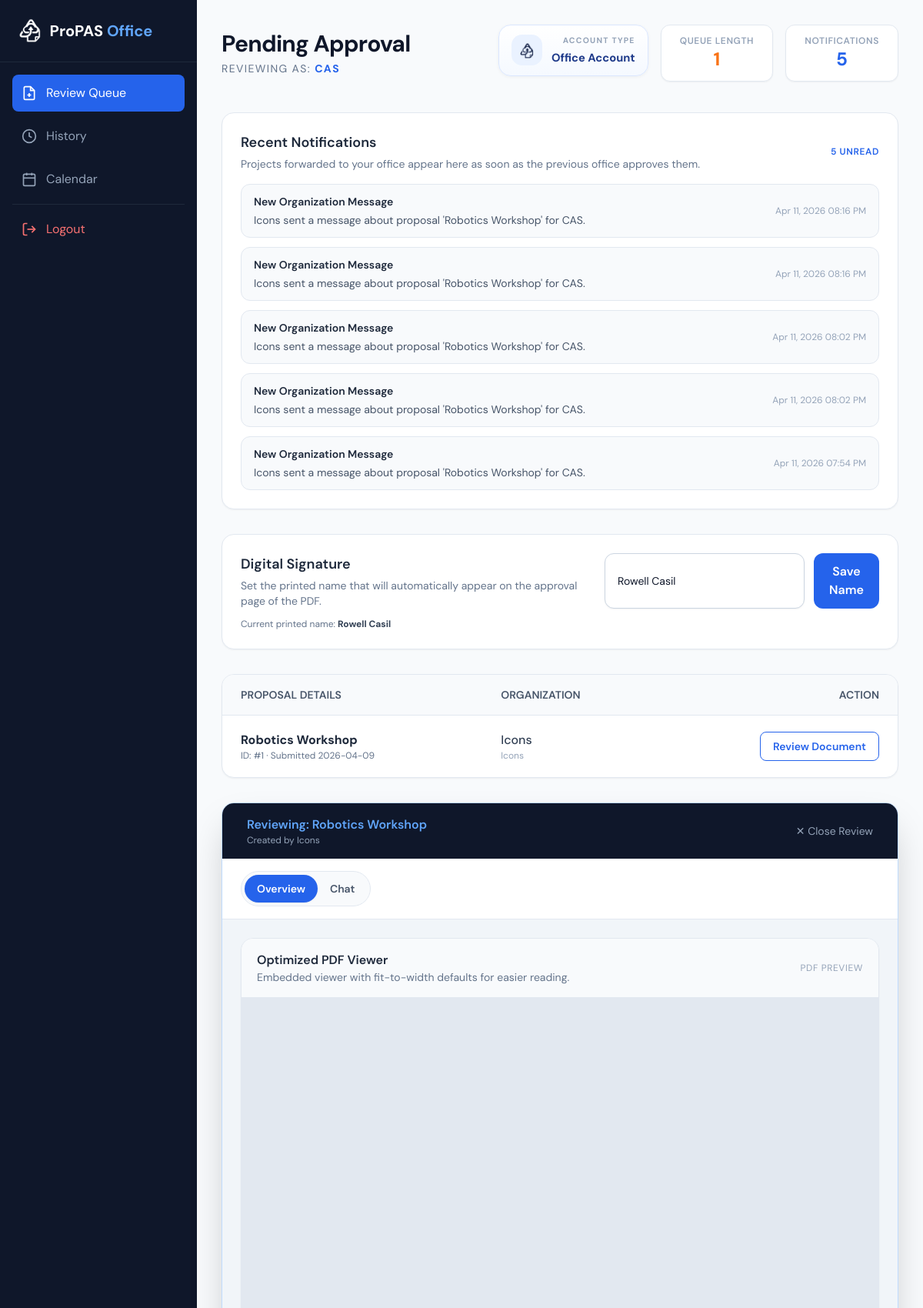
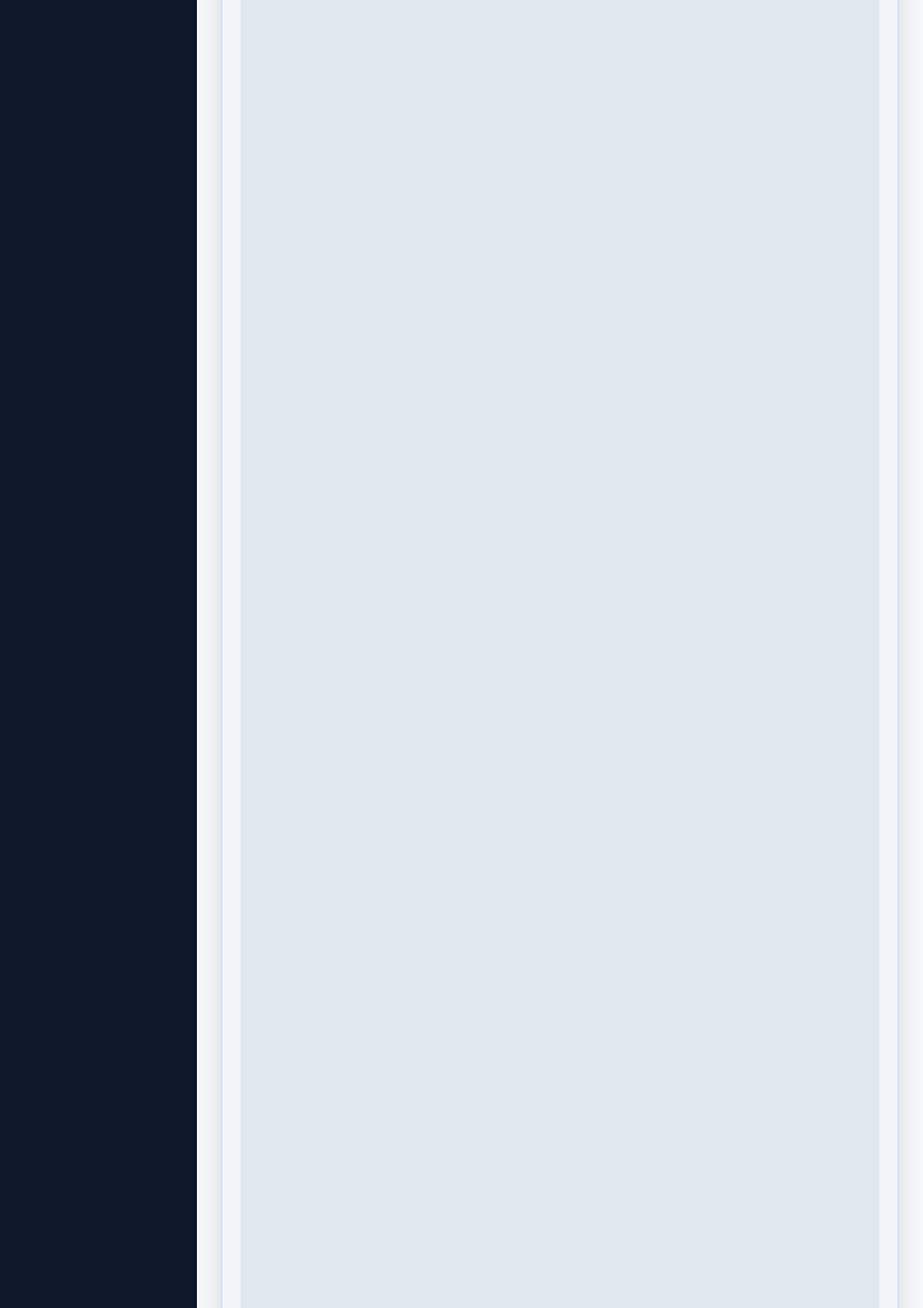
The page /office-home/1 (signed in, upper part) on the database its author committed (2 pictures, top to bottom).
### models.py (models this page shows)
class User(UserMixin, db.Model):
    __tablename__ = 'accounts'
    id = db.Column(db.Integer, primary_key=True)
    username = db.Column(db.String(80), unique=True, nullable=False)
    password_hash = db.Column(db.String(256))
    account_type = db.Column(db.String(20))  # 'Org', 'Office', or 'Admin'
    profile_data = db.Column(MutableDict.as_mutable(db.JSON), default=dict)
    proposals = db.relationship('Proposal', backref='creator', lazy=True)
    notifications = db.relationship('Notification', backref='recipient', lazy=True)

class Notification(db.Model):
    __tablename__ = 'notifications'
    id = db.Column(db.Integer, primary_key=True)
    recipient_id = db.Column(db.Integer, db.ForeignKey('accounts.id'), nullable=False)
    proposal_id = db.Column(db.Integer, db.ForeignKey('proposals.id'), nullable=False)
    title = db.Column(db.String(150), nullable=False)
    message = db.Column(db.Text, nullable=False)
    notification_type = db.Column(db.String(30), default='info')
    is_read = db.Column(db.Boolean, default=False)
    created_at = db.Column(db.DateTime, default=datetime.utcnow)
    proposal = db.relationship('Proposal', backref=db.backref('notifications', lazy=True))

class Proposal(db.Model):
    __tablename__ = 'proposals'
    id = db.Column(db.Integer, primary_key=True)
    title = db.Column(db.String(200), nullable=False)
    status = db.Column(db.String(20), default='PENDING')
    version_number = db.Column(db.Integer, default=1)
    file_path = db.Column(db.String(300))
    proposal_data = db.Column(db.JSON)
    current_step_id = db.Column(db.Integer, db.ForeignKey('approval_steps.id'))
    creator_id = db.Column(db.Integer, db.ForeignKey('accounts.id'))
    created_at = db.Column(db.DateTime, default=datetime.utcnow)

### routes/office.py (the view, shortened to what this page needs)
@office_bp.route('/office-home', methods=['GET', 'POST'])
@office_bp.route('/office-home/<int:review_id>', methods=['GET', 'POST'])
@login_required
def review(review_id=None):
    my_step = ApprovalStep.query.filter(ApprovalStep.name.ilike(current_user.username)).first()
    if not my_step:
        flash("Account not linked to a valid approval step.", "danger")
        return redirect(url_for('auth.signin'))
    proposals = Proposal.query.filter_by(current_step_id=my_step.id).all()
    notifications = Notification.query.filter_by(recipient_id=current_user.id).order_by(Notification.created_at.desc()).limit(5).all()
    unread_notifications = Notification.query.filter_by(recipient_id=current_user.id, is_read=False).count()
    selected = db.session.get(Proposal, review_id) if review_id else None
    selected_messages = _conversation_messages(selected.id) if selected else []
    active_tab = request.args.get('tab', 'overview')
    if active_tab not in {'overview', 'chat'}:
        active_tab = 'overview'
    return render_template(
        'office_home.html',
        proposals=proposals,
        selected_proposal=selected,
        selected_messages=selected_messages,
        active_tab=active_tab,
        username=current_user.username,
        pending_count=len(proposals),
        printed_name=_get_printed_name(current_user),
        notifications=notifications,
        unread_notifications=unread_notifications,
    )

### templates/office_home.html (shortened to what this page needs)
<!DOCTYPE html>
<html lang="en">
<head>
    <script src="https://cdn.tailwindcss.com"></script>
    <link rel="stylesheet" href="{{ url_for('static', filename='css/office_home.css') }}">
</head>
<body class="bg-slate-50 text-slate-900">
    <div class="flex min-h-screen">
        <aside class="w-64 bg-slate-900 text-white hidden md:flex flex-col sticky top-0 h-screen">
            <div class="p-6 text-xl font-bold border-b border-slate-800 flex items-center gap-3">
                <img src="{{ url_for('static', filename='images/Icon.png') }}" class="h-8 w-auto" alt="Logo">
                <span>ProPAS <span class="text-blue-400">Office</span></span>
            </div>
            <nav class="flex-1 p-4 space-y-2">
    <a href="{{ url_for('office.review') }}"
       class="flex items-center gap-3 p-3 {% if not is_history %}bg-blue-600{% else %}text-slate-400 hover:bg-slate-800{% endif %} rounded-lg transition">
        <svg viewBox="0 0 24 24" fill="none" stroke="currentColor" stroke-width="2" class="h-5 w-5"><path d="M14 2H6a2 2 0 0 0-2 2v16a2 2 0 0 0 2 2h12a2 2 0 0 0 2-2V8z"/><polyline points="14 2 14 8 20 8"/><line x1="12" y1="18" x2="12" y2="12"/><line x1="9" y1="15" x2="15" y2="15"/></svg>
        <span>Review Queue</span>
    </a>
    <a href="{{ url_for('office.master_history') }}"
       class="flex items-center gap-3 p-3 {% if is_history %}bg-blue-600{% else %}text-slate-400 hover:bg-slate-800{% endif %} rounded-lg transition">
        <svg viewBox="0 0 24 24" fill="none" stroke="currentColor" stroke-width="2" class="h-5 w-5"><circle cx="12" cy="12" r="10"/><polyline points="12 6 12 12 16 14"/></svg>
        <span>History</span>
    </a>
    <a href="{{ url_for('office.calendar_view') }}"
       class="flex items-center gap-3 p-3 text-slate-400 hover:bg-slate-800 rounded-lg transition">
        <svg viewBox="0 0 24 24" fill="none" stroke="currentColor" stroke-width="2" class="h-5 w-5"><rect x="3" y="4" width="18" height="18" rx="2"/><line x1="16" y1="2" x2="16" y2="6"/><line x1="8" y1="2" x2="8" y2="6"/><line x1="3" y1="10" x2="21" y2="10"/></svg>
        <span>Calendar</span>
    </a>
    <hr class="border-slate-800 my-4">
    <a href="{{ url_for('auth.logout') }}" class="flex items-center gap-3 p-3 text-red-400 hover:bg-red-900/20 rounded-lg transition">
        <svg viewBox="0 0 24 24" fill="none" stroke="currentColor" stroke-width="2" class="h-5 w-5"><path d="M9 21H5a2 2 0 0 1-2-2V5a2 2 0 0 1 2-2h4"/><polyline points="16 17 21 12 16 7"/><line x1="21" y1="12" x2="9" y2="12"/></svg>
        <span>Logout</span>
    </a>
</nav>
        </aside>
        <main class="flex-1 p-8 relative">
            <div class="flex flex-col md:flex-row md:items-center justify-between mb-10">
                <div>
                    <h2 class="text-3xl font-bold tracking-tight">Pending Approval</h2>
                    <p class="text-slate-500 mt-1 uppercase text-sm tracking-widest">Reviewing as: <strong class="text-blue-600">{{ username|upper }}</strong></p>
                </div>
                <div class="mt-4 md:mt-0 flex flex-col sm:flex-row gap-4 sm:items-start">
                    <div class="account-panel">
                        <div class="account-panel__icon">
                            <img src="{{ url_for('static', filename='images/IconBlue.png') }}" alt="ProPAS icon" class="account-panel__icon-img">
                        </div>
                        <div class="account-panel__content">
                            <p class="account-panel__label">Account Type</p>
                            <p class="account-panel__value">Office Account</p>
                        </div>
                    </div>
                    <div class="bg-white px-6 py-3 rounded-xl shadow-sm border border-slate-200 text-center">
                        <p class="text-xs font-semibold text-slate-400 uppercase tracking-wider">Queue Length</p>
                        <p class="text-2xl font-bold text-orange-500">{{ pending_count }}</p>
                    </div>
                    <div class="bg-white px-6 py-3 rounded-xl shadow-sm border border-slate-200 text-center">
                        <p class="text-xs font-semibold text-slate-400 uppercase tracking-wider">Notifications</p>
                        <p class="text-2xl font-bold text-blue-600">{{ unread_notifications }}</p>
                    </div>
                </div>
            </div>
            <div class="bg-white rounded-2xl shadow-sm border border-slate-200 p-6 mb-8">
                <div class="flex items-center justify-between gap-4 mb-4">
                    <div>
                        <h3 class="text-lg font-semibold text-slate-800">Recent Notifications</h3>
                        <p class="text-sm text-slate-500 mt-1">Projects forwarded to your office appear here as soon as the previous office approves them.</p>
                    </div>
                    <span class="text-xs font-semibold uppercase tracking-wider text-blue-600">{{ unread_notifications }} unread</span>
                </div>
                <div class="space-y-3">
                    {% for notification in notifications %}
                    <article class="rounded-xl border border-slate-200 bg-slate-50 px-4 py-3">
                        <div class="flex items-center justify-between gap-4">
                            <div>
                                <p class="text-sm font-semibold text-slate-800">{{ notification.title }}</p>
                                <p class="text-sm text-slate-600 mt-1">{{ notification.message }}</p>
                            </div>
                            <span class="text-xs text-slate-400 whitespace-nowrap">{{ notification.created_at|datetime_ph }}</span>
                        </div>
                    </article>
                    {% else %}
                    <p class="text-sm text-slate-400 italic">No notifications yet.</p>
                    {% endfor %}
                </div>
            </div>
            <div class="bg-white rounded-2xl shadow-sm border border-slate-200 p-6 mb-8">
                <div class="flex flex-col lg:flex-row lg:items-end lg:justify-between gap-5">
                    <div>
                        <h3 class="text-lg font-semibold text-slate-800">Digital Signature</h3>
                        <p class="text-sm text-slate-500 mt-1">Set the printed name that will automatically appear on the approval page of the PDF.</p>
                    </div>
                    <form method="POST" action="{{ url_for('office.update_profile') }}" class="flex flex-col sm:flex-row gap-3 w-full lg:w-auto">
                        <input
                            type="text"
                            name="printed_name"
                            value="{{ printed_name }}"
                            placeholder="Enter printed name"
                            class="min-w-[260px] w-full sm:w-auto bg-white border border-slate-300 rounded-xl px-4 py-3 focus:ring-2 focus:ring-blue-500 outline-none transition text-sm shadow-sm"
                        >
                        <button
                            type="submit"
                            class="inline-flex items-center justify-center px-5 py-3 rounded-xl bg-blue-600 text-white font-semibold hover:bg-blue-700 transition">
                            Save Name
                        </button>
                    </form>
                </div>
                {% if printed_name %}
                <p class="text-xs text-slate-500 mt-3">Current printed name: <strong class="text-slate-700">{{ printed_name }}</strong></p>
                {% endif %}
            </div>
            <div class="bg-white rounded-2xl shadow-sm border border-slate-200 overflow-hidden mb-8">
                <table class="w-full text-left border-collapse">
                    <thead>
                        <tr class="bg-slate-50 border-b border-slate-200">
                            <th class="px-6 py-4 text-sm font-semibold text-slate-600 uppercase">Proposal Details</th>
                            <th class="px-6 py-4 text-sm font-semibold text-slate-600 uppercase">Organization</th>
                            <th class="px-6 py-4 text-sm font-semibold text-slate-600 uppercase text-right">Action</th>
                        </tr>
                    </thead>
                    <tbody class="divide-y divide-slate-100">
                        {% for prop in proposals %}
                        <tr class="hover:bg-slate-50 transition">
                            <td class="px-6 py-5">
                                <div class="font-bold text-slate-800">{{ prop.title }}</div>
                                <div class="text-xs text-slate-500">ID: #{{ prop.id }} · Submitted {{ prop.created_at|datetime_ph('%Y-%m-%d') }}</div>
                            </td>
                            <td class="px-6 py-5">
                                <div class="text-slate-700 font-medium">{{ prop.creator.username }}</div>
                                <div class="text-xs text-slate-400">{{ prop.proposal_data.get('sponsor', 'N/A') }}</div>
                            </td>
                            <td class="px-6 py-5 text-right">
                                <a href="{{ url_for('office.review', review_id=prop.id) }}" class="inline-flex items-center px-4 py-2 border border-blue-600 text-blue-600 rounded-lg hover:bg-blue-600 hover:text-white transition font-semibold text-sm">
                                    Review Document
                                </a>
                            </td>
                        </tr>
                        {% else %}
                        <tr>
                            <td colspan="3" class="px-6 py-12 text-center text-slate-400 italic">Your queue is currently empty.</td>
                        </tr>
                        {% endfor %}
                    </tbody>
                </table>
            </div>
            {% if selected_proposal %}
            <div id="reviewSection" class="bg-white rounded-2xl shadow-2xl border border-blue-200 overflow-hidden mb-12 animate-in fade-in slide-in-from-bottom-4 duration-500">
                <div class="bg-slate-900 p-4 text-white flex justify-between items-center px-8">
                    <div>
                        <h3 class="font-semibold text-blue-400">Reviewing: {{ selected_proposal.title }}</h3>
                        <p class="text-xs text-slate-400">Created by {{ selected_proposal.creator.username }}</p>
                    </div>
                    <a href="{{ url_for('office.review') }}" class="text-slate-400 hover:text-white transition text-sm">✕ Close Review</a>
                </div>
                <div class="border-b border-slate-200 bg-white px-4 py-4 sm:px-6">
                    <div class="inline-flex rounded-full border border-slate-200 bg-slate-50 p-1">
                        <a href="{{ url_for('office.review', review_id=selected_proposal.id, tab='overview') }}" class="rounded-full px-4 py-2 text-sm font-semibold {% if active_tab != 'chat' %}bg-blue-600 text-white shadow-sm{% else %}text-slate-600 hover:text-slate-800{% endif %}">
                            Overview
                        </a>
                        <a href="{{ url_for('office.review', review_id=selected_proposal.id, tab='chat') }}" class="rounded-full px-4 py-2 text-sm font-semibold {% if active_tab == 'chat' %}bg-blue-600 text-white shadow-sm{% else %}text-slate-600 hover:text-slate-800{% endif %}">
                            Chat
                        </a>
                    </div>
                </div>
                {% if active_tab != 'chat' %}
                <div class="grid grid-cols-1 xl:grid-cols-[minmax(0,1fr)_360px] gap-4 p-4 sm:gap-6 sm:p-6 bg-slate-100">
                    <section class="bg-white rounded-2xl border border-slate-200 shadow-sm overflow-hidden">
                        <div class="flex items-center justify-between px-5 py-4 border-b border-slate-200 bg-slate-50">
                            <div>
                                <h2 class="font-semibold text-slate-800">Optimized PDF Viewer</h2>
                                <p class="text-sm text-slate-500">Embedded viewer with fit-to-width defaults for easier reading.</p>
                            </div>
                            <span class="text-xs uppercase tracking-wider text-slate-400">PDF Preview</span>
                        </div>
                        <div class="h-[62vh] min-h-[420px] sm:h-[70vh] sm:min-h-[560px] bg-slate-200">
                            <iframe
                                src="{{ url_for('static', filename='uploads/' + selected_proposal.file_path) }}#toolbar=1&navpanes=0&scrollbar=1&view=FitH"
                                class="w-full h-full border-0"
                                title="Proposal PDF Viewer">
                            </iframe>
                        </div>
                    </section>
                </div>
                {% endif %}
            </div>
            {% endif %}
        </main>
    </div>
</body>
</html>

### rows shown on the page
User: username "CAS"
Notification: title "New Organization Message", message "Icons sent a message about proposal 'Robotics Workshop' for CAS.", created_at "Apr 11, 2026 08:16 PM"
Notification: title "New Organization Message", message "Icons sent a message about proposal 'Robotics Workshop' for CAS.", created_at "Apr 11, 2026 08:16 PM"
Notification: title "New Organization Message", message "Icons sent a message about proposal 'Robotics Workshop' for CAS.", created_at "Apr 11, 2026 08:02 PM"
Notification: title "New Organization Message", message "Icons sent a message about proposal 'Robotics Workshop' for CAS.", created_at "Apr 11, 2026 08:02 PM"
Notification: title "New Organization Message", message "Icons sent a message about proposal 'Robotics Workshop' for CAS.", created_at "Apr 11, 2026 07:54 PM"
Proposal: title "Robotics Workshop", id "1", created_at "2026-04-09", creator.username "Icons", proposal_data.get "Icons"
User: creator.username "Icons"

### other values the page prints
{{ pending_count }} "1"
{{ unread_notifications }} "5"
{{ printed_name }} "Rowell Casil"
